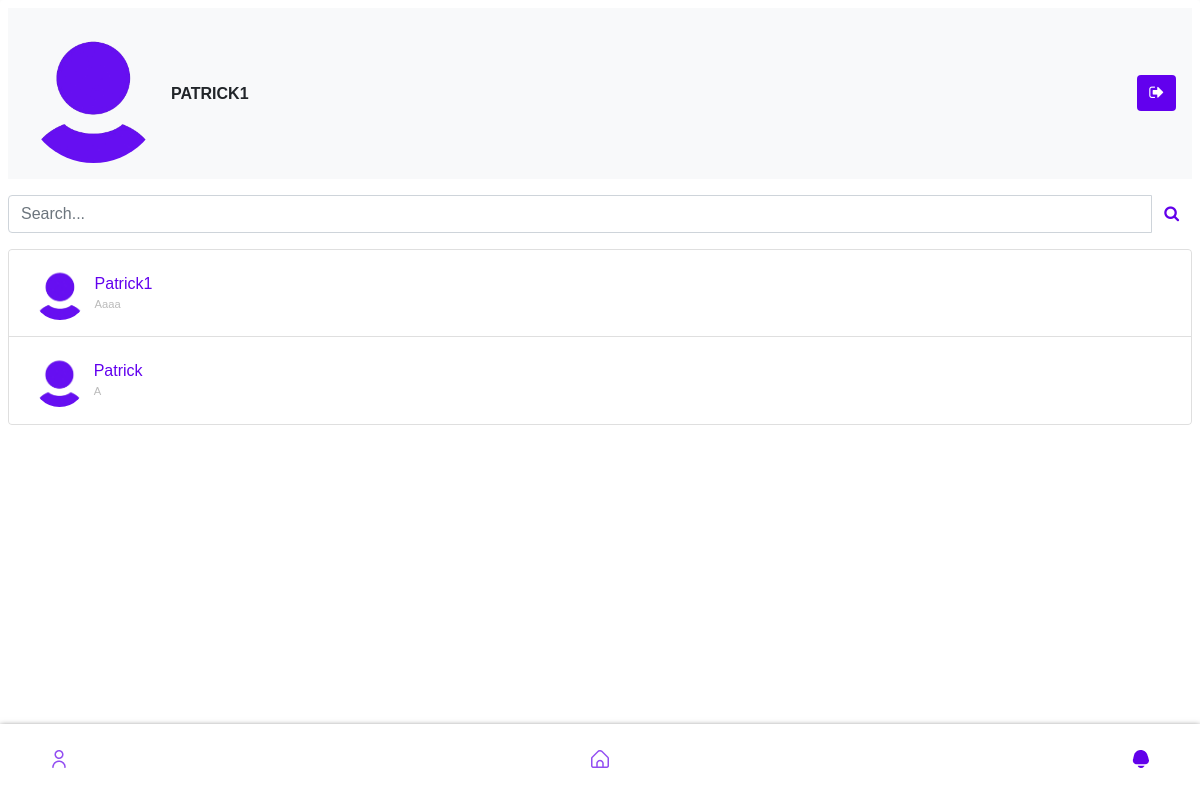
Page /home.php (signed in) on the committed database.
### tables this page shows
CREATE TABLE `users` (
  `user_id` int(11) NOT NULL,
  `name` varchar(255) NOT NULL,
  `username` varchar(255) NOT NULL,
  `email` varchar(255) NOT NULL,
  `password` varchar(255) NOT NULL,
  `p_p` varchar(255) DEFAULT 'user-default.png',
  `code` text NOT NULL,
  `is_admin` tinyint(1) NOT NULL,
  `last_seen` datetime NOT NULL DEFAULT current_timestamp()
);

CREATE TABLE `chats` (
  `chat_id` int(11) NOT NULL,
  `from_id` int(11) NOT NULL,
  `to_id` int(11) NOT NULL,
  `message` text NOT NULL,
  `opened` tinyint(1) NOT NULL DEFAULT 0,
  `created_at` datetime NOT NULL DEFAULT current_timestamp()
);

### app/helpers/user.php (called while the page is built)
<?php
function getUser($username, $conn){
   $sql = "SELECT * FROM users
           WHERE username=?";
   $stmt = $conn->prepare($sql);
   $stmt->execute([$username]);
   if ($stmt->rowCount() === 1) {
   	 $user = $stmt->fetch();
   	 return $user;
   }else {
   	$user = [];
   	return $user;
   }
}

### app/helpers/conversations.php (called while the page is built)
<?php
function getConversation($user_id, $conn){
    $sql = "SELECT * FROM conversations
            WHERE user_1=? OR user_2=?
            ORDER BY conversation_id DESC";
    $stmt = $conn->prepare($sql);
    $stmt->execute([$user_id, $user_id]);
    if($stmt->rowCount() > 0){
        $conversations = $stmt->fetchAll();
        $user_data = [];
        foreach($conversations as $conversation){
            if ($conversation['user_1'] == $user_id) {
            	$sql2  = "SELECT *
            	          FROM users WHERE user_id=?";
            	$stmt2 = $conn->prepare($sql2);
            	$stmt2->execute([$conversation['user_2']]);
            }else {
            	$sql2  = "SELECT *
            	          FROM users WHERE user_id=?";
            	$stmt2 = $conn->prepare($sql2);
            	$stmt2->execute([$conversation['user_1']]);
            }
            $allConversations = $stmt2->fetchAll();
            array_push($user_data, $allConversations[0]);
        }
        return $user_data;
    }else {
    	$conversations = [];
    	return $conversations;
    }
}

### app/helpers/last_chat.php (called while the page is built, shortened)
<?php
function lastChat($id_1, $id_2, $conn){
    $sql = "SELECT * FROM chats
            WHERE (from_id=:id1 AND to_id=:id2)
            OR    (to_id=:id1 AND from_id=:id2)
            ORDER BY chat_id DESC LIMIT 1";
    $stmt = $conn->prepare($sql);
    $stmt->execute(['id1' => $id_1, 'id2' => $id_2]);
    $chat = $stmt->fetch();
    $message = htmlspecialchars($chat['message'] ?? '');
    return $message;
}

### home.php (the view, shortened to what this page needs)
<?php
  if (isset($_SESSION['username'])) {
  	include 'app/db.conn.php';
  	include 'app/helpers/user.php';
  	include 'app/helpers/conversations.php';
    include 'app/helpers/last_chat.php';
  	$user = getUser($_SESSION['username'], $conn);
  	$conversations = getConversation($user['user_id'], $conn);
?>
<!DOCTYPE html>
<html lang="en">
<head>
	<link href="https://cdn.jsdelivr.net/npm/bootstrap@5.0.1/dist/css/bootstrap.min.css" rel="stylesheet">
	<link rel="stylesheet"
	      href="css/style.css">
	<link rel="stylesheet" href="https://cdnjs.cloudflare.com/ajax/libs/font-awesome/4.7.0/css/font-awesome.min.css">
</head>
<body class="d-flex
             justify-content-center
             vh-100">
    <div class="p-2 w-400
                rounded shadow">
    	<div>
    		<div class="d-flex
    		            mb-3 p-3 bg-light
			            justify-content-between
			            align-items-center">
    			<div class="d-flex
    			            align-items-center">
    			    <img id="reloadImage" src="uploads/<?=$user['p_p']?>"
    			         class="w-25 rounded-circle">
                    <h3 class="fs-xs m-2 name-text"><?=$user['name']?></h3>
					</div>
    <a href="logout.php" class="btn btn-dark">
        <i class="fa fa-sign-out"></i>
    </a>
</div>
    		<div class="input-group mb-3">
    			<input type="text"
    			       placeholder="Search..."
    			       id="searchText"
    			       class="form-control">
    			<button class="btn"
    			        id="serachBtn">
    			        <i class="fa fa-search"></i>
    			</button>
    		</div>
    		<ul id="chatList"
    		    class="list-group mvh-50 overflow-auto">
    			<?php if (!empty($conversations)) { ?>
    			    <?php
    			    foreach ($conversations as $conversation){ ?>
	    			<li class="list-group-item">
	    				<a href="chat.php?user=<?=$conversation['username']?>"
	    				   class="d-flex
	    				          justify-content-between
	    				          align-items-center p-2">
	    					<div class="d-flex
	    					            align-items-center">
	    					    <img src="uploads/<?=$conversation['p_p']?>"
	    					         class="w-10 rounded-circle">
	    					    <h3 class="fs-xs m-2">
	    					    	<?=$conversation['name']?><br>
                      <small>
                        <?php
                          echo lastChat($_SESSION['user_id'], $conversation['user_id'], $conn);
                        ?>
                      </small>
	    					    </h3>
	    					</div>
	    				</a>
	    			</li>
    			    <?php } ?>
    			<?php } ?>
    		</ul>
    	</div>
    </div>
  <div class="navbar">
  <a href="user-page.php" onclick="changeImage('user')" ><img src="fi-rr-user.png" alt="" class="left-icon" id="user-icon"></a>
  <a href="main-page.php" onclick="changeImage('home')" ><img src="fi-rr-home.png" alt="" class="middle-icon" id="home-icon"></a>
  <a href="home.php" class="active" onclick="changeImage('bell')" ><img src="fi-sr-bell.png" alt="" class="right-icon" id="bell-icon"></a>
</div>
</body>
</html>
<?php
  }else{
  	header("Location: index.php");
   	exit;
  }
 ?>

### css/style.css (style rules this page uses)
.vh-100 { min-height: 100vh; }
.w-400 { width: 100%; height: 100vh; padding-left:1rem; padding-right:1rem; }
.fs-xs { font-size: 1rem; }
.w-10 { width: 10%; }
a { text-decoration: none; }
small { color: #bbb; font-size: 0.7rem; text-align: right; }
body { font-family: "Poppins", sans-serif; }
html { scrollbar-width: none; }
.navbar { position: fixed; bottom: 0; left: 0; width: 100%; background-color: #fff; color: #fff; padding: 22px 0; text-align: center; box-shadow: 0 2px 6px rgba(0, 0, 0, 0.7); }
.navbar a { color: #fff; text-decoration: none; margin: 0 10px; margin-bottom: 0.5rem; }
.left-icon { margin-left: 2.5rem; }
.right-icon { margin-right: 2.5rem; }
.fa-search { color:#6200EA; }
.name-text { text-transform: uppercase; font-weight: 700; }
a { color: #6200EE; text-transform: capitalize; }
.btn-dark { background-color: #6200EE; border: none; }

### rows in the picture
users: p_p (placeholder picture), name "PATRICK1", name "Patrick1", user_id.message "Aaaa"
users: p_p (placeholder picture), name "Patrick", user_id.message "A"
